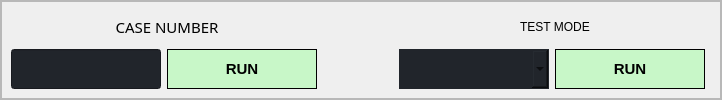
                   <widget class="QFrame" name="row_2">
                    <property name="frameShape">
                     <enum>QFrame::StyledPanel</enum>
                    </property>
                    <property name="frameShadow">
                     <enum>QFrame::Raised</enum>
                    </property>
                    <layout class="QVBoxLayout" name="verticalLayout_4">
                     <property name="spacing">
                      <number>0</number>
                     </property>
                     <property name="leftMargin">
                      <number>0</number>
                     </property>
                     <property name="topMargin">
                      <number>0</number>
                     </property>
                     <property name="rightMargin">
                      <number>0</number>
                     </property>
                     <property name="bottomMargin">
                      <number>0</number>
                     </property>
                     <item>
                      <widget class="QFrame" name="frame_div_content">
                       <property name="frameShape">
                        <enum>QFrame::StyledPanel</enum>
                       </property>
                       <property name="frameShadow">
                        <enum>QFrame::Raised</enum>
                       </property>
                       <layout class="QVBoxLayout" name="verticalLayout_5">
                        <property name="spacing">
                         <number>0</number>
                        </property>
                        <property name="leftMargin">
                         <number>0</number>
                        </property>
                        <property name="topMargin">
                         <number>0</number>
                        </property>
                        <property name="rightMargin">
                         <number>0</number>
                        </property>
                        <property name="bottomMargin">
                         <number>0</number>
                        </property>
                        <item>
                         <widget class="QFrame" name="frame_content_wid_2">
                          <property name="frameShape">
                           <enum>QFrame::NoFrame</enum>
                          </property>
                          <property name="frameShadow">
                           <enum>QFrame::Raised</enum>
                          </property>
                          <layout class="QVBoxLayout" name="verticalLayout_8">
                           <item>
                            <layout class="QGridLayout" name="gridLayout_2">
                             <item row="1" column="0">
                              <widget class="QLineEdit" name="line_testcase_num">
                               <property name="sizePolicy">
                                <sizepolicy hsizetype="Expanding" vsizetype="Preferred">
                                 <horstretch>0</horstretch>
                                 <verstretch>0</verstretch>
                                </sizepolicy>
                               </property>
                               <property name="minimumSize">
                                <size>
                                 <width>150</width>
                                 <height>40</height>
                                </size>
                               </property>
                               <property name="font">
                                <font>
                                 <family>Segoe UI</family>
                                 <pointsize>11</pointsize>
                                 <weight>50</weight>
                                 <italic>false</italic>
                                 <bold>false</bold>
                                </font>
                               </property>
                               <property name="layoutDirection">
                                <enum>Qt::LeftToRight</enum>
                               </property>
                               <property name="styleSheet">
                                <string notr="true">background-color: rgb(33, 37, 43);</string>
                               </property>
                               <property name="text">
                                <string/>
                               </property>
                               <property name="frame">
                                <bool>true</bool>
                               </property>
                               <property name="alignment">
                                <set>Qt::AlignCenter</set>
                               </property>
                               <property name="readOnly">
                                <bool>false</bool>
                               </property>
                              </widget>
                             </item>
                             <item row="0" column="4" colspan="3">
                              <widget class="QLabel" name="label_testmode">
                               <property name="styleSheet">
                                <string notr="true"/>
                               </property>
                               <property name="lineWidth">
                                <number>1</number>
                               </property>
                               <property name="text">
                                <string>TEST MODE</string>
                               </property>
                               <property name="alignment">
                                <set>Qt::AlignCenter</set>
                               </property>
                              </widget>
                             </item>
                             <item row="1" column="4">
                              <widget class="QComboBox" name="cbox_Test_mode">
                               <property name="sizePolicy">
                                <sizepolicy hsizetype="Expanding" vsizetype="Preferred">
                                 <horstretch>0</horstretch>
                                 <verstretch>0</verstretch>
                                </sizepolicy>
                               </property>
                               <property name="minimumSize">
                                <size>
                                 <width>150</width>
                                 <height>40</height>
                                </size>
                               </property>
                               <property name="font">
                                <font>
                                 <family>Segoe UI</family>
                                 <pointsize>11</pointsize>
                                 <weight>50</weight>
                                 <italic>false</italic>
                                 <bold>false</bold>
                                </font>
                               </property>
                               <property name="styleSheet">
                                <string notr="true">border: 1px solid transparent;
background-color: rgb(33, 37, 43);</string>
                               </property>
                              </widget>
                             </item>
                             <item row="1" column="1">
                              <widget class="QPushButton" name="btn_testcase">
                               <property name="minimumSize">
                                <size>
                                 <width>150</width>
                                 <height>40</height>
                                </size>
                               </property>
                               <property name="font">
                                <font>
                                 <family>Segoe UI</family>
                                 <pointsize>11</pointsize>
                                 <weight>62</weight>
                                 <italic>false</italic>
                                 <bold>true</bold>
                                </font>
                               </property>
                               <property name="styleSheet">
                                <string notr="true">QPushButton {
	font-weight:500;
	color:black;
	border: 1px solid black;
	background-color: #c8f7c8;
}
QPushButton:hover {
	background-color: #42f566;
	border: 2px solid #c8f7c8;
}
QPushButton:pressed {	
	background-color: rgb(35, 40, 49);
	border: 5px solid transparent;
}</string>
                               </property>
                               <property name="text">
                                <string>RUN</string>
                               </property>
                               <property name="icon">
                                <iconset resource="resources.qrc">
                                 <normaloff>:/images/images/start.png</normaloff>:/images/images/start.png</iconset>
                               </property>
                               <property name="checkable">
                                <bool>true</bool>
                               </property>
                               <property name="checked">
                                <bool>true</bool>
                               </property>
                              </widget>
                             </item>
                             <item row="0" column="0" colspan="3">
                              <widget class="QLabel" name="label_testcase">
                               <property name="font">
                                <font>
                                 <family>Segoe UI Semibold</family>
                                 <pointsize>11</pointsize>
                                 <weight>7</weight>
                                 <italic>false</italic>
                                 <bold>false</bold>
                                </font>
                               </property>
                               <property name="styleSheet">
                                <string notr="true"/>
                               </property>
                               <property name="lineWidth">
                                <number>1</number>
                               </property>
                               <property name="text">
                                <string>CASE NUMBER</string>
                               </property>
                               <property name="alignment">
                                <set>Qt::AlignCenter</set>
                               </property>
                              </widget>
                             </item>
                             <item row="1" column="5">
                              <widget class="QPushButton" name="btn_testmode">
                               <property name="minimumSize">
                                <size>
                                 <width>150</width>
                                 <height>40</height>
                                </size>
                               </property>
                               <property name="font">
                                <font>
                                 <family>Segoe UI</family>
                                 <pointsize>11</pointsize>
                                 <weight>62</weight>
                                 <italic>false</italic>
                                 <bold>true</bold>
                                </font>
                               </property>
                               <property name="styleSheet">
                                <string notr="true">QPushButton {
	font-weight:500;
	color:black;
	border: 1px solid black;
	background-color: #c8f7c8;
}
QPushButton:hover {
	background-color: #42f566;
	border: 2px solid #c8f7c8;
}
QPushButton:pressed {	
	background-color: rgb(35, 40, 49);
	border: 5px solid transparent;
}</string>
                               </property>
                               <property name="text">
                                <string>RUN</string>
                               </property>
                               <property name="icon">
                                <iconset resource="resources.qrc">
                                 <normaloff>:/images/images/start.png</normaloff>:/images/images/start.png</iconset>
                               </property>
                               <property name="checkable">
                                <bool>true</bool>
                               </property>
                               <property name="checked">
                                <bool>true</bool>
                               </property>
                              </widget>
                             </item>
                             <item row="1" column="3">
                              <spacer name="horizontalSpacer_4">
                               <property name="orientation">
                                <enum>Qt::Horizontal</enum>
                               </property>
                               <property name="sizeType">
                                <enum>QSizePolicy::Fixed</enum>
                               </property>
                               <property name="sizeHint" stdset="0">
                                <size>
                                 <width>70</width>
                                 <height>20</height>
                                </size>
                               </property>
                              </spacer>
                             </item>
                            </layout>
                           </item>
                          </layout>
                         </widget>
                        </item>
                       </layout>
                      </widget>
                     </item>
                    </layout>
                   </widget>
